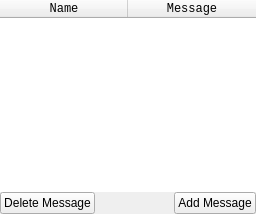
     <widget class="QWidget" name="tabMessages">
      <attribute name="title">
       <string>Messages</string>
      </attribute>
      <layout class="QVBoxLayout" name="verticalLayout_19">
       <property name="spacing">
        <number>0</number>
       </property>
       <property name="leftMargin">
        <number>0</number>
       </property>
       <property name="topMargin">
        <number>0</number>
       </property>
       <property name="rightMargin">
        <number>0</number>
       </property>
       <property name="bottomMargin">
        <number>0</number>
       </property>
       <item>
        <widget class="QTableWidget" name="tblMessages">
         <property name="font">
          <font>
           <family>Monospace</family>
          </font>
         </property>
         <property name="frameShape">
          <enum>QFrame::NoFrame</enum>
         </property>
         <property name="selectionMode">
          <enum>QAbstractItemView::SingleSelection</enum>
         </property>
         <property name="selectionBehavior">
          <enum>QAbstractItemView::SelectItems</enum>
         </property>
         <property name="verticalScrollMode">
          <enum>QAbstractItemView::ScrollPerPixel</enum>
         </property>
         <property name="horizontalScrollMode">
          <enum>QAbstractItemView::ScrollPerPixel</enum>
         </property>
         <attribute name="horizontalHeaderDefaultSectionSize">
          <number>128</number>
         </attribute>
         <attribute name="horizontalHeaderStretchLastSection">
          <bool>true</bool>
         </attribute>
         <column>
          <property name="text">
           <string>Name</string>
          </property>
         </column>
         <column>
          <property name="text">
           <string>Message</string>
          </property>
         </column>
        </widget>
       </item>
       <item>
        <widget class="QWidget" name="widget_7" native="true">
         <layout class="QHBoxLayout" name="horizontalLayout_14">
          <property name="leftMargin">
           <number>0</number>
          </property>
          <property name="topMargin">
           <number>0</number>
          </property>
          <property name="rightMargin">
           <number>0</number>
          </property>
          <property name="bottomMargin">
           <number>0</number>
          </property>
          <item>
           <widget class="QPushButton" name="pushButton_2">
            <property name="text">
             <string>Delete Message</string>
            </property>
           </widget>
          </item>
          <item>
           <widget class="QWidget" name="widget_9" native="true"/>
          </item>
          <item>
           <widget class="QPushButton" name="pushButton">
            <property name="text">
             <string>Add Message</string>
            </property>
           </widget>
          </item>
         </layout>
        </widget>
       </item>
      </layout>
     </widget>
